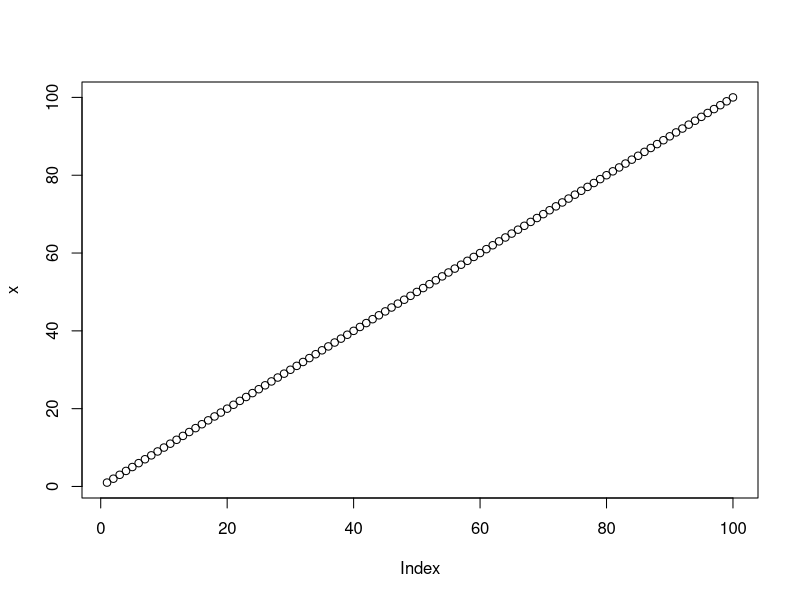

Source code (R):
## ---- chunk 1
knitr::opts_chunk$set(echo = TRUE)
## ---- chunk 2
x = 1:100
plot(x)
